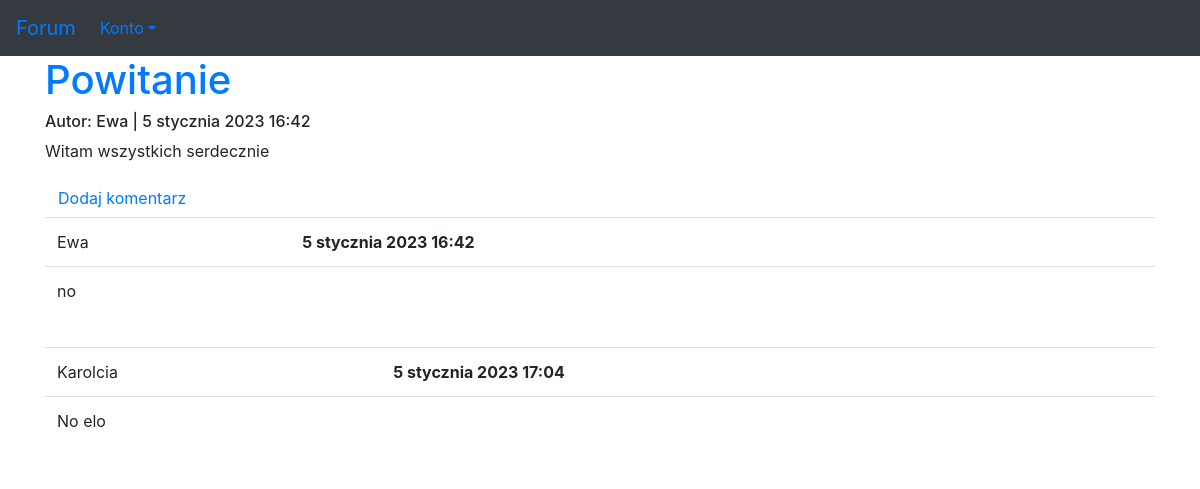
Screenshot of /13 (signed in) with the database file from the repository.
### forum/models.py (models this page shows, shortened)
class Post(models.Model):
    author = models.ForeignKey(User, on_delete=models.CASCADE)
    title = models.CharField(max_length=100)
    description = models.TextField()
    published_date = models.DateTimeField(default=timezone.now)
    updated = models.DateTimeField(blank=True, null=True)
    views = models.IntegerField(default=0)

class Answer(models.Model):
    post = models.ForeignKey(Post, on_delete=models.CASCADE, related_name='answers')
    author = models.ForeignKey(User, on_delete=models.CASCADE)
    text = models.TextField()
    published_date = models.DateTimeField(default=timezone.now)

### forum/views.py (the view)
# urls.py: path('<int:pk>', views.post_detail, name='post'),
def post_detail(request, pk):
    post = get_object_or_404(Post, pk=pk)
    return render(request, 'forum/post.html', {'post': post})

### forum/templates/forum/post.html (shortened to what this page needs)
{% extends 'szablon.html' %}
{% block naglowek %}
        <a href="{% url 'forum:post' pk=post.pk %}">{{ post.title }}</a>
        <h6>Autor: {{ post.author }} | {{ post.published_date }}</h6>
        <p>{{ post.description|linebreaksbr }}</p>
{% endblock naglowek %}
{% block tresc %}
        {% if user.is_authenticated %}
            <a class="btn btn-default" href="{% url 'forum:add_answer' pk=post.pk %}">Dodaj komentarz</a>
        {% else %}
            <a href="{% url 'users:loguj' %}" class="btn btn-info" role="button">Zaloguj</a>
        {% endif %}
        {% for answer in post.answers.all %}
            <table class="table">
            <tr class="info">
            <td>{{ answer.author }}</td>
            <td><strong>{{ answer.published_date }}</strong></td>
            </tr>
            <tr class="info">
            <td colspan="2">{{ answer.text|linebreaks }}</td>
            </tr></table>
            {% empty %}
            <p>Brak komentarzy :(</p>
        {% endfor %}
{% endblock tresc %}

### rows the page displays
Post: title "Powitanie", author "Ewa", published_date "5 stycznia 2023 16:42", description "Witam wszystkich serdecznie"
Answer: author "Ewa", published_date "5 stycznia 2023 16:42", text "no"
Answer: author "Karolcia", published_date "5 stycznia 2023 17:04", text "No elo"
